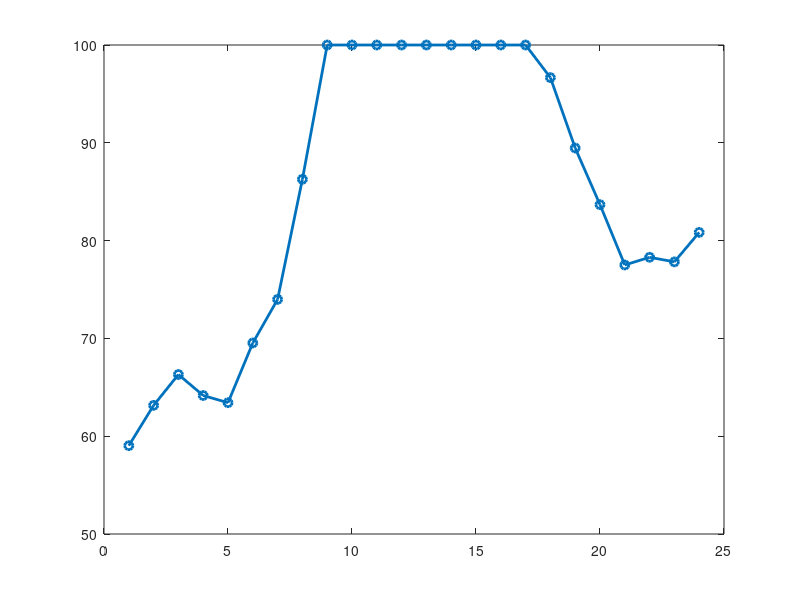

Reproduce this figure in MATLAB. (Note: this script raises an error after producing the figure.)
% PROYECTO: Sistema Inteligente de Gestión Energética (SIGE)
% RETO 3: Algoritmo de control y cargas
% Curso: Software para Ingeniería 
% Simular durante 24 horas el balance energético de una microred,
% controlar el estado de carga de una batería y desconectar cargas
% estudiante: John Ortega

clear;
clc;
close all;
%% 1. CONFIGURACION INICIAL

% Definir las 24 horas de simulacion.
horas = 1:24;
numero_horas = 24;

% Definir la capacidad total de la bateria en kWh.
capacidad_bateria = 100;

% Establecer el estado de carga inicial de la bateria.
SOC_inicial = 50;
SOC = SOC_inicial;

% Definir los limites de seguridad de la bateria.
SOC_minimo = 0;
SOC_maximo = 100;

% Crear vectores para almacenar los resultados de cada hora.
SOC_historico = zeros(1, numero_horas);
balance_historico = zeros(1, numero_horas);
excedente_historico = zeros(1, numero_horas);
faltante_historico = zeros(1, numero_horas);

% Definir el estado de los servicios.
escuela = true;
bombeo = true;
alumbrado = true;

% Crear vectores para registrar el estado de cada servicio.
estado_escuela = false(1, numero_horas);
estado_bombeo = false(1, numero_horas);
estado_alumbrado = false(1, numero_horas);

%% 2. GENERACION SOLAR
% Se conserva el modelo utilizado en el Reto 2.

P_max_solar = 25;             % Potencia solar maxima en kW.
generacion_solar = zeros(1, 24);
horas_dia = 6:18;

% Modelar el aumento y la disminucion de la generacion solar.
generacion_solar(horas_dia) = P_max_solar * ...
    sin(pi * (horas_dia - 6) / 12);

% Garantizar que no exista generacion solar durante la noche.
generacion_solar([1:5, 19:24]) = 0;

%% 3. GENERACION EOLICA
% Se conserva la semilla y el modelo del Reto 2.

P_max_eolica = 15;             % Potencia eolica maxima en kW.

% Garantizar que la simulacion aleatoria sea reproducible.
rng(7);

% Modelar la tendencia de la generacion eolica.
tendencia_viento = 7 + 4 * ...
    sin(2 * pi * horas / 9 + 1.5);

% Simular las rafagas de viento.
rafagas = 3 * randn(1, 24);

% Calcular la generacion eolica total.
generacion_eolica = tendencia_viento + rafagas;

% Restringir la generacion eolica a sus limites de diseno.
generacion_eolica = max(generacion_eolica, 0);
generacion_eolica = min(generacion_eolica, P_max_eolica);

%% 4. DEMANDA DE LA COMUNIDAD
% Se conservan los rangos y el perfil del Reto 2.

demanda = zeros(1, 24);

% Demanda nocturna de las horas 1 a 5 y 22 a 24.
horas_min = [1:5, 22:24];
demanda(horas_min) = 2 + (4 - 2) * ...
    rand(1, length(horas_min));

% Demanda diurna de las horas 6 a 17.
horas_diurnas = 6:17;
demanda(horas_diurnas) = 6 + (10 - 6) * ...
    rand(1, length(horas_diurnas));

% Demanda elevada de las horas 18 a 21.
horas_pico = 18:21;
perfil_pico = [12, 15, 15, 13];
demanda(horas_pico) = perfil_pico;


%% 5. CALCULO DE LA GENERACION HIBRIDA

% Sumar la generacion solar y la generacion eolica.
generacion_total = generacion_solar + generacion_eolica;

%% 6. SIMULACION DEL CONTROL DURANTE 24 HORAS

% Mostrar el encabezado del reporte.
fprintf('\n============================================================\n');
fprintf('       REPORTE DEL CONTROL ENERGETICO SIGE - RETO 3\n');
fprintf('============================================================\n');
fprintf('Capacidad de bateria: %.2f kWh\n', capacidad_bateria);
fprintf('SOC inicial: %.2f %%\n\n', SOC_inicial);

% Recorrer las 24 horas de la simulacion.
for h = 1:numero_horas

    % Leer la generacion y la demanda de la hora actual.
    Egen = generacion_total(h);
    Edem = demanda(h);

    % Calcular el balance energetico.
    % Cada intervalo representa una hora.
    % Por ello, kW durante una hora equivale numericamente a kWh.
    balance = Egen - Edem;

    % Reiniciar los registros de excedente y faltante.
    excedente = 0;
    faltante = 0;

    % ------------------------------------------------------------
    % 6.1. DECISION SEGUN EL BALANCE ENERGETICO
    % ------------------------------------------------------------

    if balance >= 0

        % CASO 1: SUPERAVIT ENERGETICO.
        % La generacion cubre la demanda y sobra energia.

        excedente = balance;

        % Almacenar el excedente en la bateria.
        SOC = SOC + (excedente / capacidad_bateria) * 100;

        % Impedir que la bateria supere el 100 %.
        SOC = min(SOC, SOC_maximo);

        % Durante el superavit, todos los servicios permanecen activos.
        escuela = true;
        bombeo = true;
        alumbrado = true;

        situacion = 'SUPERAVIT';

    else

        % CASO 2: DEFICIT ENERGETICO.
        % La demanda supera la generacion disponible.

        faltante = abs(balance);

        % Descontar de la bateria la energia faltante.
        SOC = SOC - (faltante / capacidad_bateria) * 100;

        % Impedir que el SOC sea inferior al 0 %.
        SOC = max(SOC, SOC_minimo);

        situacion = 'DEFICIT';

        % --------------------------------------------------------
        % 6.2. CONTROL DE PRIORIDAD DE LAS CARGAS
        % --------------------------------------------------------

        if SOC >= 40

            % RUTA SEGURA:
            % Todos los servicios permanecen activos.
            escuela = true;
            bombeo = true;
            alumbrado = true;

        elseif SOC >= 20

            % RUTA DE ALERTA:
            % Desconectar el alumbrado publico.
            % Mantener la escuela y el bombeo activos.
            escuela = true;
            bombeo = true;
            alumbrado = false;

        else

            % RUTA DE EMERGENCIA:
            % Desconectar alumbrado y bombeo agricola.
            % La escuela conserva prioridad critica.
            escuela = true;
            bombeo = false;
            alumbrado = false;

        end
    end

    % ------------------------------------------------------------
    % 6.3. REGISTRAR LOS RESULTADOS DE LA HORA
    % ------------------------------------------------------------

    SOC_historico(h) = SOC;
    balance_historico(h) = balance;
    excedente_historico(h) = excedente;
    faltante_historico(h) = faltante;

    estado_escuela(h) = escuela;
    estado_bombeo(h) = bombeo;
    estado_alumbrado(h) = alumbrado;

    % ------------------------------------------------------------
    % 6.4. IMPRIMIR EL REPORTE EN LA CONSOLA
    % ------------------------------------------------------------

    fprintf('HORA %02d | %s\n', h, situacion);
    fprintf('Generacion total: %.2f kW\n', Egen);
    fprintf('Demanda total:    %.2f kW\n', Edem);
    fprintf('Balance:          %.2f kW\n', balance);
    fprintf('Excedente:        %.2f kWh\n', excedente);
    fprintf('Faltante:         %.2f kWh\n', faltante);
    fprintf('SOC actualizado:  %.2f %%\n', SOC);

    if escuela
        fprintf('Escuela rural: ACTIVA\n');
    else
        fprintf('Escuela rural: SUSPENDIDA\n');
    end

    if bombeo
        fprintf('Bombeo agricola: ACTIVO\n');
    else
        fprintf('Bombeo agricola: SUSPENDIDO\n');
    end

    if alumbrado
        fprintf('Alumbrado publico: ACTIVO\n');
    else
        fprintf('Alumbrado publico: SUSPENDIDO\n');
    end

    fprintf('------------------------------------------------------------\n');

end

%% 7. RESUMEN FINAL DE LA SIMULACION

fprintf('\n============================================================\n');
fprintf('                 RESUMEN FINAL DEL SIGE\n');
fprintf('============================================================\n');

fprintf('SOC inicial: %.2f %%\n', SOC_inicial);
fprintf('SOC final:   %.2f %%\n', SOC_historico(end));

fprintf('Horas con superavit: %d\n', sum(balance_historico >= 0));
fprintf('Horas con deficit:   %d\n', sum(balance_historico < 0));

fprintf('Horas con alumbrado suspendido: %d\n', ...
    sum(~estado_alumbrado));

fprintf('Horas con bombeo suspendido: %d\n', ...
    sum(~estado_bombeo));

fprintf('Horas con escuela activa: %d\n', ...
    sum(estado_escuela));

%% 8. GRAFICA DEL ESTADO DE CARGA DE LA BATERIA

figure('Name', 'Control de bateria SIGE - Reto 3', ...
    'NumberTitle', 'off');

plot(horas, SOC_historico, '-o', 'LineWidth', 2);

hold on;
yline(40, '--', 'Limite de alerta: 40 %');
yline(20, '--', 'Limite de emergencia: 20 %');
yline(100, ':', 'Carga maxima: 100 %');
yline(0, ':', 'Carga minima: 0 %');
hold off;

title('Estado de carga de la bateria durante 24 horas');
xlabel('Hora del dia');
ylabel('Estado de carga SOC (%)');

xticks(1:24);
xlim([1 24]);
ylim([0 105]);
grid on;

%% 9. GRAFICA DEL BALANCE ENERGETICO

figure('Name', 'Balance energetico SIGE - Reto 3', ...
    'NumberTitle', 'off');

bar(horas, balance_historico);

title('Balance energetico por hora');
xlabel('Hora del dia');
ylabel('Balance (kW)');

xticks(1:24);
xlim([0 25]);
yline(0, '-k');
grid on;

% Fin del programa.
fprintf('\nSimulacion de 24 horas finalizada.\n');
